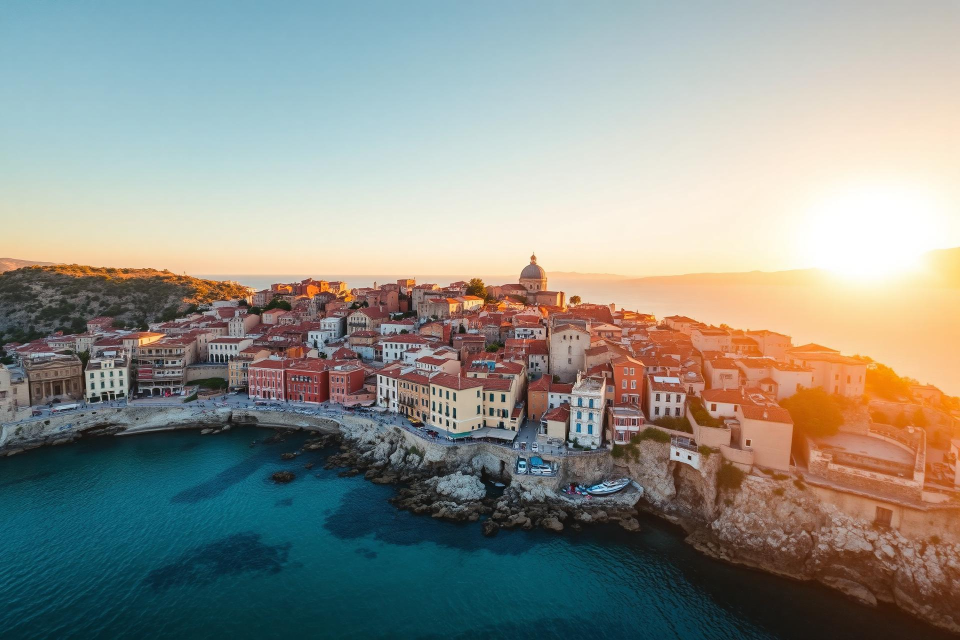
#> input picture src/assets/hero-journey.jpg, 1920 x 1280 px (shown at 1/2 size)
$ python generate-ios-assets.py ../src/assets/hero-journey.jpg
#> lines starting #> are read from the running program, lines starting #| are printed output that depends on the picture
"""Generates the iOS app icon and launch screen from the brand artwork.

Usage (Python 3 + Pillow):
    python scripts/generate-ios-assets.py [path/to/icon-1024.png]

- With a 1024x1024 source: used as is for the App Store icon (alpha removed,
  flattened on white — Apple rejects transparent icons).
- Without one: falls back to store-assets/play-icon-512.png, upscaled.
The launch screen is the compass mark on the app's ivory background, centred
so it survives the aspect-fill crop on every iPhone.
"""

import sys
from pathlib import Path

from PIL import Image

ROOT = Path(__file__).resolve().parents[1]
ASSETS = ROOT / "ios/App/App/Assets.xcassets"
ICON_OUT = ASSETS / "AppIcon.appiconset/AppIcon-512@2x.png"
SPLASH_DIR = ASSETS / "Splash.imageset"
IVORY = (246, 242, 234)


def flatten(img: Image.Image, bg=(255, 255, 255)) -> Image.Image:
#> called with bg = (255, 255, 255)
    img = img.convert("RGBA")
    base = Image.new("RGBA", img.size, bg + (255,))
#> base: PIL image 1920x1280 RGBA; every value is 255
    base.alpha_composite(img)
    return base.convert("RGB")
#> returned value is the input picture: PIL image 1920x1280 RGB; mean R, G, B 142.5, 145.2, 138.3


def make_icon(source: Path) -> None:
    img = flatten(Image.open(source))
    if img.size != (1024, 1024):
        img = img.resize((1024, 1024), Image.LANCZOS)
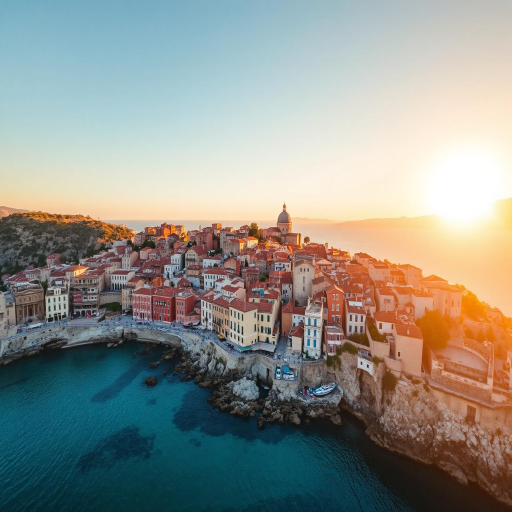
#> img: PIL image 1024x1024 RGB (shown at 1/2 size); mean R, G, B 142.5, 145.2, 138.3
    img.save(ICON_OUT, optimize=True)
    print(f"icon  {ICON_OUT.relative_to(ROOT)} <- {source.relative_to(ROOT) if source.is_relative_to(ROOT) else source}")


def make_splash() -> None:
#> (the run stopped early here; a loop or call above may not have finished)

$ run again, on src/assets/scene-mountains.jpg
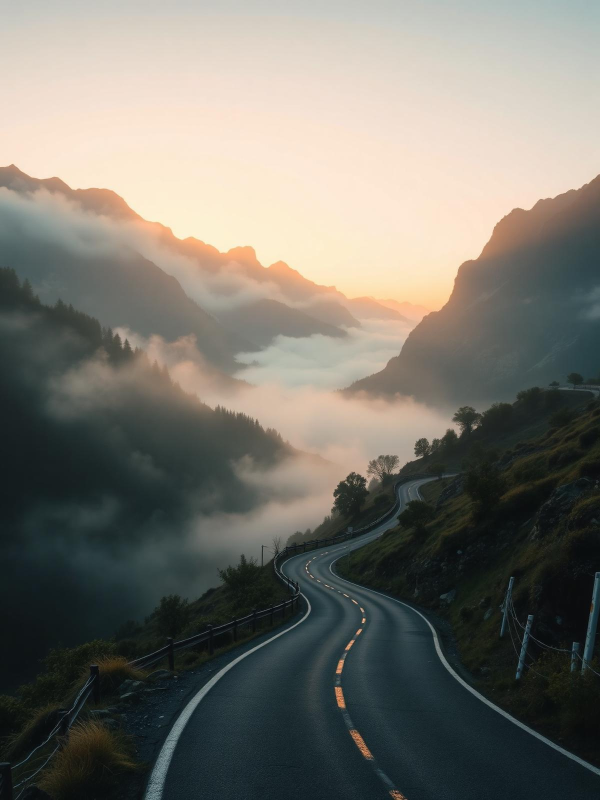
#> input picture src/assets/scene-mountains.jpg, 1200 x 1600 px (shown at 1/2 size)
#> base: PIL image 1200x1600 RGBA; every value is 255
#> in flatten, returned value is the input picture: PIL image 1200x1600 RGB; mean R, G, B 117.6, 115.8, 107.9
#> in make_icon, `img = img.resize((1024, 1024), Image.LANCZOS)`:
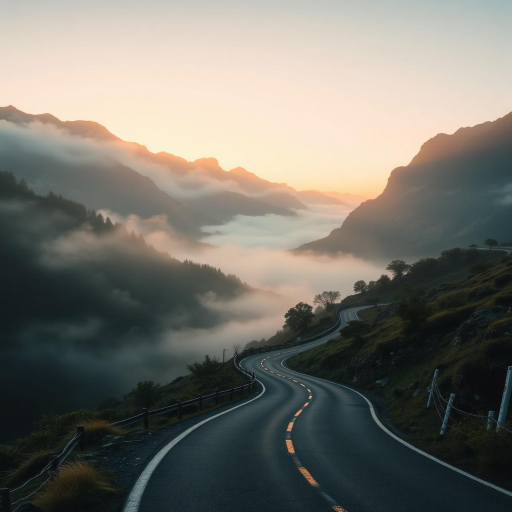
#> img: PIL image 1024x1024 RGB (shown at 1/2 size); mean R, G, B 117.6, 115.8, 107.9

$ run again, on src/assets/scene-riad.jpg
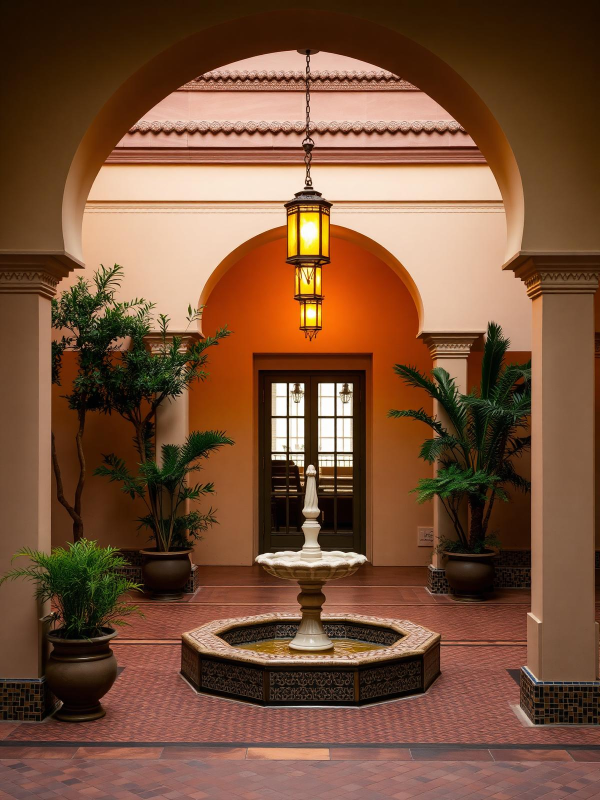
#> input picture src/assets/scene-riad.jpg, 1200 x 1600 px (shown at 1/2 size)
#> base: PIL image 1200x1600 RGBA; every value is 255
#> in flatten, returned value is the input picture: PIL image 1200x1600 RGB; mean R, G, B 120.6, 81.9, 57.3
#> in make_icon, `img = img.resize((1024, 1024), Image.LANCZOS)`:
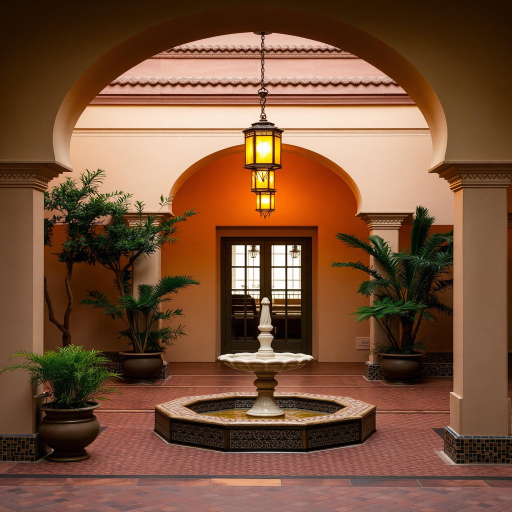
#> img: PIL image 1024x1024 RGB (shown at 1/2 size); mean R, G, B 120.6, 81.9, 57.4
